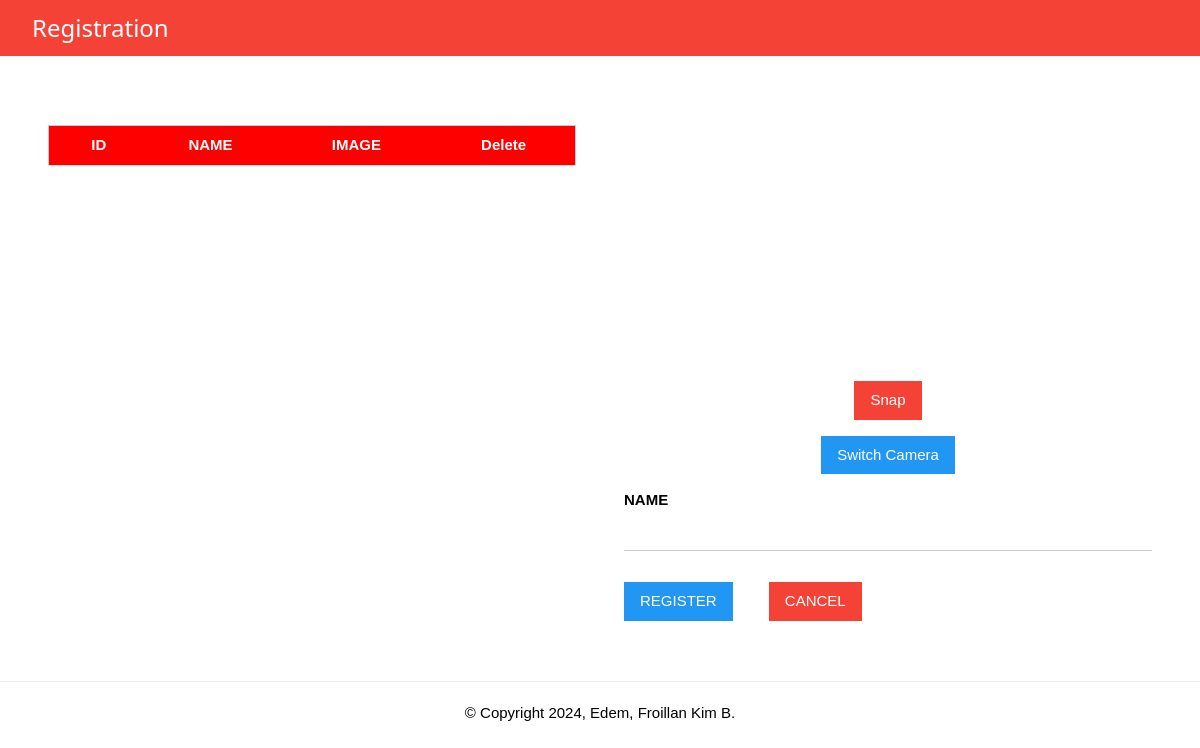
Before: / with the older database file.
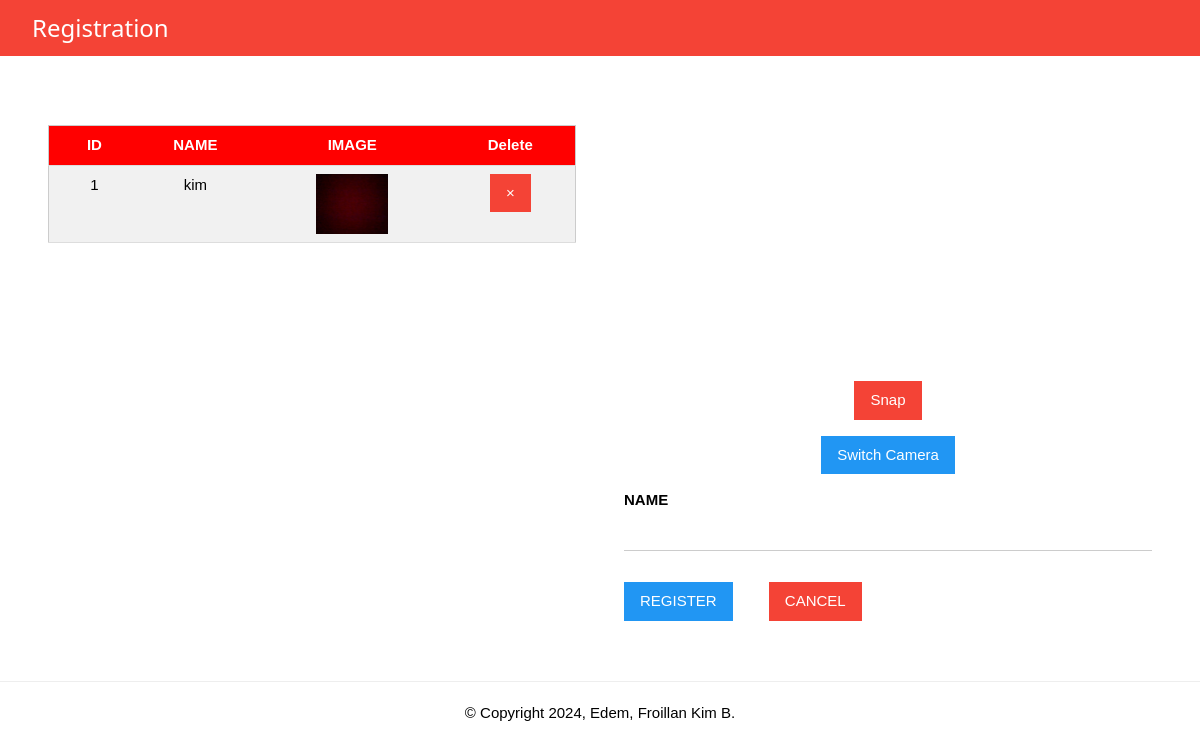
After: the same page with the newer database file.
### tables this page shows
CREATE TABLE students (
    id integer primary key autoincrement,
    name TEXT,
    image TEXT
);

### app.py (the view)
@app.route('/')
def student_list():
    pagetitle = "Registration"
    return render_template('index.html', data=getall_students(), pagetitle=pagetitle)

### app.py (called while the page is built)
def getall_students():
    try:
        sql = "SELECT * FROM students"
        db = connect('students.db')
        cursor = db.cursor()
        cursor.row_factory = Row
        cursor.execute(sql)
        data = cursor.fetchall()
        cursor.close()
        db.close()
        return data
    except Exception as e:
        app.logger.error(f"Error retrieving students: {e}")
        return []

### templates/index.html (shortened to what this page needs)
{% extends 'base.html' %}
{% block content %}
<div class="w3-row-padding">
    <div class="w3-half">
        <div class="w3-container w3-padding">
            <table class="w3-table-all">
                <tr>
                    <th>ID</th>
                    <th>NAME</th>
                    <th>IMAGE</th>
                    <th>Delete</th>
                </tr>
                {% for student in data %}
                <tr>
                    <td>{{ student["id"] }}</td>
                    <td>{{ student["name"] }}</td>
                    <td>
                        <img src="{{ student["image"] }}" alt="Profile Image" style="height: 60px;">
                    </td>
                    <td>
                        <form action="/delete_student" method="POST" style="display:inline;">
                            <button type="button" class="w3-button w3-red" onclick="confirmDelete({{ student['id'] }})">&times;</button>
                        </form>
                    </td>
                </tr>
                {% endfor %}
            </table>
        </div>
    </div>
    <div class="w3-half">
        <div class="w3-container w3-padding">
            <form id="student_form" method="POST" onsubmit="return false;">
                <div class="cam">
                    <div id="my_camera"></div>
                    <div id="my_result"></div>
                </div>
                <div style="align-items: center; justify-content: center; display: flex; flex-direction: column; width: 100%;">
                    <button type="button" class="w3-button w3-red w3-margin-top" onclick="snapshot()">Snap</button>
                    <button type="button" class="w3-button w3-blue w3-margin-top" onclick="toggleCamera()">Switch Camera</button>
                </div>
                <p>
                    <label><b>NAME</b></label>
                    <input type="text" name="name" id="name" class="w3-input" required>
                </p>
                <button type="button" class="w3-button w3-blue w3-margin-right" onclick="take_snapshot()">REGISTER</button>
                <button type="button" class="w3-button w3-red w3-margin" onclick="resetForm()">CANCEL</button>
            </form>
        </div>
    </div>
</div>
{% endblock %}

### templates/base.html (shortened to what this page needs)
<!DOCTYPE html>
<html lang="en">
<head>
    <link rel="stylesheet" href="../static/css/style.css">
</head>
<body>
    <div class='w3-container w3-red'>
	<h3 class="w3-left w3-margin-left">{{pagetitle}}</h3>
    </div>
   <div class='w3-container w3-padding-16'>
	{% block content %}
	{% endblock%}
</div>
<hr>
<div class='w3-center'>
	&copy; Copyright 2024, Edem, Froillan Kim B.
</div>
</body>
</html>

### static/css/style.css (style rules this page uses)
html { box-sizing: border-box; }
*, *:before, *:after { box-sizing: inherit; }
html { -ms-text-size-adjust: 100%; -webkit-text-size-adjust: 100%; }
body { margin: 0; }
b, strong { font-weight: bolder; }
img { border-style: none; }
hr { box-sizing: content-box; height: 0; overflow: visible; }
button, input, select, textarea, optgroup { font: inherit; margin: 0; }
button, input { overflow: visible; }
button, select { text-transform: none; }
button, [type="button"], [type="reset"], [type="submit"] { -webkit-appearance: button; }
html, body { font-family: Verdana, sans-serif; font-size: 15px; line-height: 1.5; }
html { overflow-x: hidden; }
h3 { font-size: 24px; }
h1, h2, h3, h4, h5, h6 { font-family: "Segoe UI", Arial, sans-serif; font-weight: 400; margin: 10px 0; }
hr { border: 0; border-top: 1px solid #eee; margin: 20px 0; }
img { vertical-align: middle; }
.w3-table, .w3-table-all { border-collapse: collapse; border-spacing: 0; width: 100%; display: table; }
.w3-table-all { border: 1px solid #ccc; }
.w3-bordered tr, .w3-table-all tr { border-bottom: 1px solid #ddd; }
.w3-table-all tr:nth-child(odd) { background-color: #fff; }
.w3-table-all tr:nth-child(even) { background-color: #f1f1f1; }
.w3-table td, .w3-table th, .w3-table-all td, .w3-table-all th { padding: 8px 8px; display: table-cell; text-align: left; vertical-align: top; }
.w3-table th:first-child, .w3-table td:first-child, .w3-table-all th:first-child, .w3-table-all td:first-child { padding-left: 16px; }
.w3-btn, .w3-button { border: none; display: inline-block; padding: 8px 16px; vertical-align: middle; overflow: hidden; text-decoration: none; color: inherit; background-color: inherit; text-align: center; cursor: pointer; white-space: nowrap; }
.w3-btn, .w3-button { -webkit-touch-callout: none; -webkit-user-select: none; -khtml-user-select: none; -moz-user-select: none; -ms-user-select: none; user-select: none; }
.w3-input { padding: 8px; display: block; border: none; border-bottom: 1px solid #ccc; width: 100%; }
.w3-container:after, .w3-container:before, .w3-panel:after, .w3-panel:before, .w3-row:after, .w3-row:before, .w3-row-padding:after, .w3-row-padding:before, .w3-cell-row:before, .w3-cell-row:after, .w3-clear:after, .w3-clear:before, .w3-bar:before, .w3-bar:after { content: ""; display: table; clear: both; }
.w3-col, .w3-half, .w3-third, .w3-twothird, .w3-threequarter, .w3-quarter { float: left; width: 100%; }
@media (min-width: 601px) { .w3-col.m6, .w3-half { width: 49.99999%; } }
.w3-row-padding, .w3-row-padding > .w3-half, .w3-row-padding > .w3-third, .w3-row-padding > .w3-twothird, .w3-row-padding > .w3-threequarter, .w3-row-padding > .w3-quarter, .w3-row-padding > .w3-col { padding: 0 8px; }
.w3-container, .w3-panel { padding: 0.01em 16px; }
.w3-center { text-align: center !important; }
.w3-margin { margin: 16px !important; }
.w3-margin-top { margin-top: 16px !important; }
.w3-margin-left { margin-left: 16px !important; }
.w3-margin-right { margin-right: 16px !important; }
.w3-padding { padding: 8px 16px !important; }
.w3-padding-16 { padding-top: 16px !important; padding-bottom: 16px !important; }
.w3-left { float: left !important; }
.w3-blue, .w3-hover-blue:hover { color: #fff !important; background-color: #2196f3 !important; }
.w3-red, .w3-hover-red:hover { color: #fff !important; background-color: #f44336 !important; }

### templates/index.html (style rules this page uses)
.w3-half { margin-top: 3rem; }
.w3-table-all th { background-color: red; color: white; }
.w3-table-all th, .w3-table-all td { text-align: center; }
#my_result { margin: auto; width: 290px; height: 240px; display: flex; align-items: center; justify-content: center; }
.cam { display: flex; gap: 5rem; }

Changed rows visible on the page:
added students: id "1", name "kim", image (picture)
